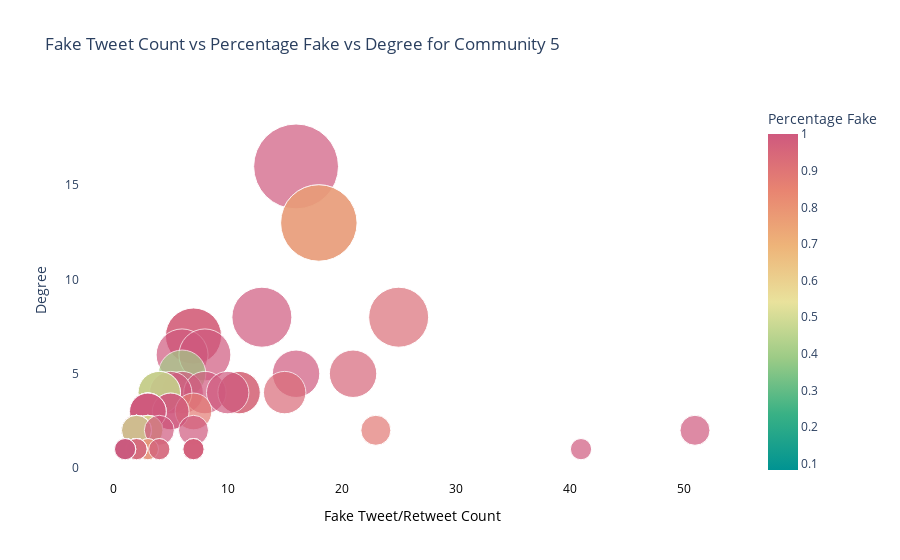

Notebook source saved alongside this figure:
### Code cell
fig = px.scatter(com5_metrics, x="tweet_retweet_fake_count", y="degree", size = 'degree', color="percentage_fake",
                 hover_name="user_id", log_y=False, size_max=60, color_continuous_scale=px.colors.diverging.Temps,
                title="Fake Tweet Count vs Percentage Fake vs Degree for Community 5",
                labels={
                     "tweet_retweet_fake_count": "Fake Tweet/Retweet Count",
                     "degree": "Degree",
                     "percentage_fake": "Percentage Fake"
                 })
fig.layout.plot_bgcolor = 'rgb(255,255,255)'
fig.layout.xaxis.color = 'rgb(0,0,0)'
fig.show()

### Figure 1 — Plotly figure (JSON) as saved in the notebook; plotly's stock layout.template omitted (floating-point values rounded to 4 significant figures; data arrays with more than 128 entries replaced by an {"elided": "..."} marker saying what was removed)
{"data": [{"hovertemplate": "<b>%{hovertext}</b><br><br>Fake Tweet/Retweet Count=%{x}<br>Degree=%{marker.size}<br>Percentage Fake=%{marker.color}<extra></extra>", "hovertext": {"elided": "143 int values"}, "legendgroup": "", "marker": {"color": {"elided": "143 float values"}, "coloraxis": "coloraxis", "size": {"elided": "143 int values"}, "sizemode": "area", "sizeref": 0.004444, "symbol": "circle"}, "mode": "markers", "name": "", "orientation": "v", "showlegend": false, "type": "scatter", "x": {"elided": "143 int values"}, "xaxis": "x", "y": {"elided": "143 int values"}, "yaxis": "y"}], "layout": {"coloraxis": {"colorbar": {"title": {"text": "Percentage Fake"}}, "colorscale": [[0, "rgb(0, 147, 146)"], [0.1667, "rgb(57, 177, 133)"], [0.3333, "rgb(156, 203, 134)"], [0.5, "rgb(233, 226, 156)"], [0.6667, "rgb(238, 180, 121)"], [0.8333, "rgb(232, 132, 113)"], [1, "rgb(207, 89, 126)"]]}, "legend": {"itemsizing": "constant", "tracegroupgap": 0}, "plot_bgcolor": "rgb(255,255,255)", "title": {"text": "Fake Tweet Count vs Percentage Fake vs Degree for Community 5"}, "xaxis": {"anchor": "y", "color": "rgb(0,0,0)", "domain": [0, 1], "title": {"text": "Fake Tweet/Retweet Count"}}, "yaxis": {"anchor": "x", "domain": [0, 1], "title": {"text": "Degree"}}}}
